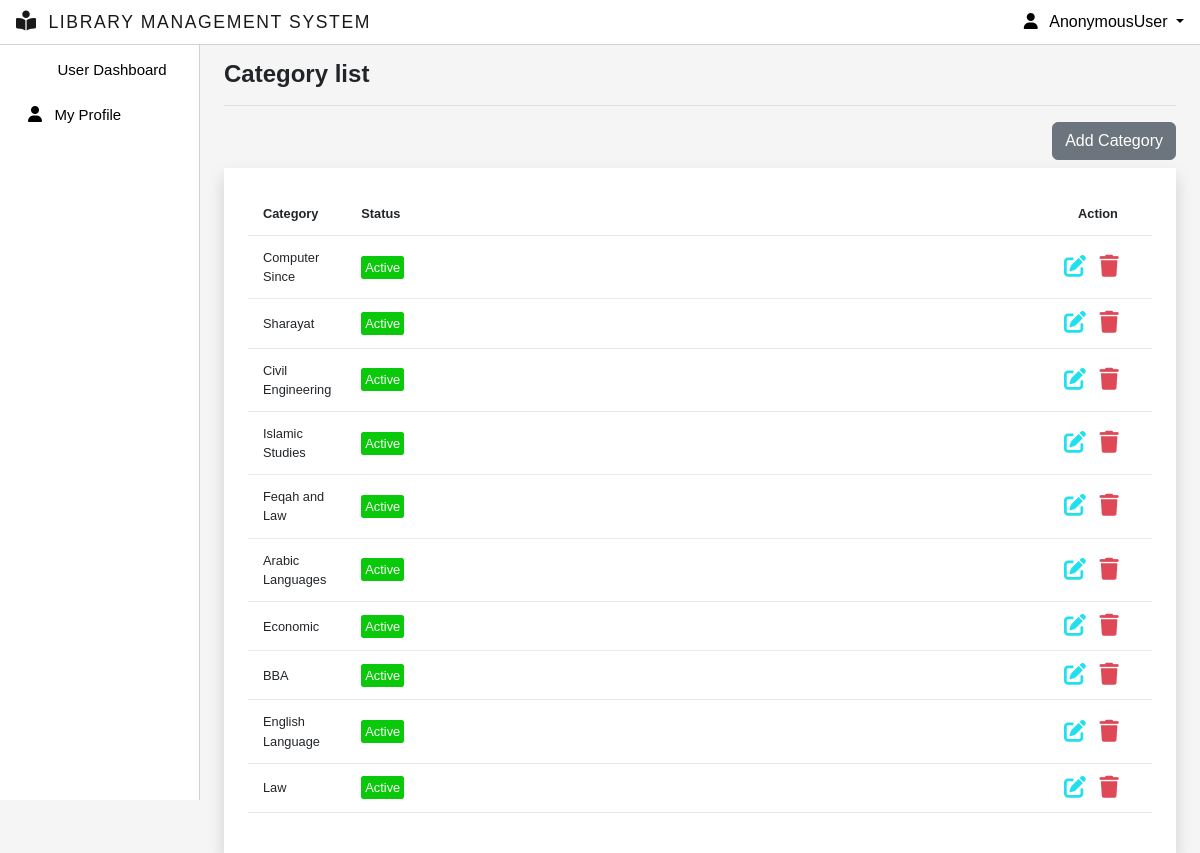
The page /category/ on the database its author committed.
### myapp/models.py (models this page shows, shortened)
class Category(models.Model):
    name = models.CharField(max_length=200)
    status = models.BooleanField(default=True)
    @property
    def status_name(self):
        return "Active" if self.status else "Inactive"

### myapp/views.py (the view)
# urls.py: path('category/',views.categorylist, name="category-list"),
def categorylist(request):
    category = Category.objects.all()
    context={'category':category}
    return render(request,'category_list.html',context)

### myapp/templates/category_list.html (shortened to what this page needs)
{% extends 'main.html' %}
{% block title %}Category list{% endblock title %}
{% block content %}
    <div class="text-end mb-2 ">
        <a href="{% url 'add_category' %}" class="add-category btn btn-secondary">Add Category</a>
    </div>
  <div class="p-4 shadow bg-white ">
	<table class="table table-font-size table-hover " >
	    <thead>
            <tr>
              <th>Category</th>
              <th>Status</th>
              <th class="text-center">Action</th>
            </tr>
          </thead>
		<tbody>
            {% if category %}
                {% for i in category %}
                    <tr>
                        <td>{{i.name}}</td>
                        {% if i.status %}
                        <td><span class="green">{{i.status_name}}</span></td>
                        {% else %}
                        <td><span class="red">{{i.status_name}}</span></td>
                        {% endif %}
                        <td style="width: 108px;">
                            <a href="{% url 'update-category' i.id %}" class="edit" data-toggle="modal"><i class="fa-solid fa-pen-to-square "></i></a>
                            <a href="{% url 'delete-category' i.id %}" onclick="return confirm('Do you really want to delete this Category?');"><i class="fa-solid fa-trash text-danger" data-toggle="tooltip" title="delete"></i></a>
                        </td>
                    </tr>
                {% endfor %}
            {% else %}
                <tr>
                    <td colspan="3">empty</td>
                </tr>
            {% endif %}
		</tbody>
	</table>
</div>
{% endblock content %}

### static/css/main.css (style rules this page uses)
body { color: #566787; background: #f5f5f5; font-family: 'Varela Round', sans-serif; }
table.table tr th, table.table tr td { border-color: #e9e9e9; padding: 12px 15px; vertical-align: middle; }
table.table tr th:first-child { width: 60px; }
table.table tr th:last-child { width: 100px; }
table.table td:last-child i { opacity: 0.9; font-size: 22px; margin: 0 5px; }
table.table td a { font-weight: bold; color: #566787; display: inline-block; text-decoration: none; outline: none !important; }
table.table td a.edit { color: #FFC107; }
table.table td i { font-size: 19px; }
body { overflow-y:scroll; }

### static/css/style.css (style rules this page uses)
:root { --offconvas-width: 270px; --topNavbarHeight: 56px; }
.edit { color: rgb(9, 221, 236) !important; }
.table-font-size { font-size: 0.8rem !important; }

### myapp/templates/category_list.html (style rules this page uses)
.green { border: 1px solid rgb(10, 201, 10); color: #fff; border-radius: 3px; padding: 3px; background-color: rgb(10, 201, 10); }

### rows shown on the page
Category: name "Computer Since", status_name "Active"
Category: name "Sharayat", status_name "Active"
Category: name "Civil Engineering", status_name "Active"
Category: name "Islamic Studies", status_name "Active"
Category: name "Feqah and Law", status_name "Active"
Category: name "Arabic Languages", status_name "Active"
Category: name "Economic", status_name "Active"
Category: name "BBA", status_name "Active"
Category: name "English Language", status_name "Active"
Category: name "Law", status_name "Active"

### other values the page prints
{{ request.user }} "AnonymousUser"
